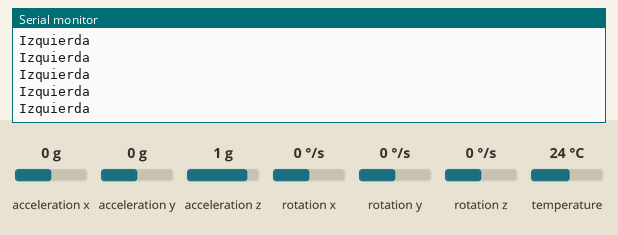
Simulated run of this program. Board: Arduino Uno, built with avr-gcc and run on an emulated ATmega328P. Shown: the last lines printed to the serial monitor. Inputs (shaded band) come from the test bench; at power-on: acceleration x 0 g, acceleration y 0 g, acceleration z 1 g, rotation x 0 °/s, rotation y 0 °/s, rotation z 0 °/s, temperature 24 °C.

Above: at 1.2 s.
1.3 s: acceleration x set to -1.4 g
At 1.33 s:
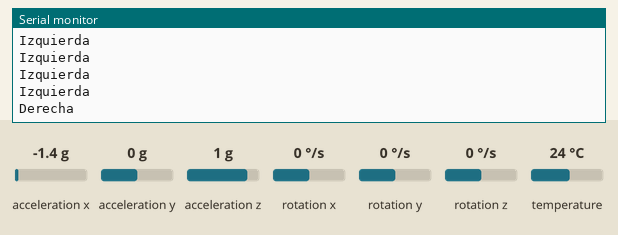
3.2 s: acceleration y set to 0.8 g
At 3.24 s:
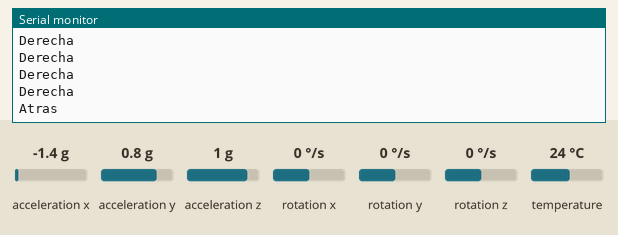

The program:

main.cpp
```cpp
#include <Arduino.h>
#include <wire.h>
#include <Adafruit_MPU6050.h>
#include <Adafruit_Sensor.h>

Adafruit_MPU6050 mpu;

int pitch=0, roll=0;
unsigned long past_time=0;

//Redes neuronales
const int node = 2, input = 2, outputs = 2;
float P[input][1];
float W1[node][input]={{1.77857983967752,2.35169321591261},{1.37062709976213,0.502695879457117}};    //|2  3|
                                                        //|1  2|
float b1[node][1]={{-0.00630937725497233},{-0.265130504804829}};//|2|
                            //|1|
float a1[node][1];
float W2[outputs][node]={{1.22957802808026,-2.02696434785660},{-0.262541319542139,2.25493190021567}};    //|2  3|
                                                        //|1  2|
float a2[outputs][1];
float b2[node][1]={{-0.361695922227333},{0.382649549836938}};//|2|
                            //|1|
float aux = 0;
int maxvalue = 1023, minvalue = 0;

float tansig(float n){
  float a = exp(n);
  float b = exp(-n);
  return (a-b)/(a+b);
}

float dataNormalized(int inputData, int minData, int maxData)
{
  float valueNorm;
  valueNorm = 2.0*(inputData-minData)/(maxData-minData)-1.0;
  return valueNorm;
}

void setup() {
  Serial.begin(9600);
  while (!Serial) delay(10); // Wait for serial monitor

  if (!mpu.begin()) {
    Serial.println("Failed to find MPU6050 chip");
    while (1) {
      delay(10);
    }
  }

  mpu.setAccelerometerRange(MPU6050_RANGE_2_G); // ±2G range
  Serial.println("MPU6050 Ready!");
}

void loop() {
                          // primera capa de entrada
  sensors_event_t a, g, temp;
  mpu.getEvent(&a, &g, &temp); // Get all sensor events
  // Calculate pitch and roll (in degrees) from accelerometer
  float pitch = atan2(-a.acceleration.x, sqrt(a.acceleration.y * a.acceleration.y + a.acceleration.z * a.acceleration.z)) * 180 / PI;
  float roll = atan2(a.acceleration.y, a.acceleration.z) * 180 / PI;
  pitch=map(pitch,-180,180,0,1023);
  roll=map(roll,-180,180,0,1023);
  P[0][0]=dataNormalized((float) pitch,minvalue,maxvalue);
  P[1][0]=dataNormalized((float) roll,minvalue,maxvalue);

  //Segunda capa
  for(int i=0; i<node; i++){
    aux = 0;
    for(int j=0; j<input; j++){
      aux=aux+W1[i][j]*P[j][0];
    }
    a1[i][0]=tansig(aux+b1[i][0]);
  }

  //tercera capa
  for(int i = 0 ; i<outputs; i++){
    aux= 0.0;
    for(int j = 0 ; j<node; j++){
      aux = aux+W2[i][j]*a1[j][0];
    }
    a2[i][0]=tansig(aux+b2[i][0]);
  }

  if (a2[0][0]<=0 && a2[1][0]<=0){
    Serial.println("Adelante");
  }
  else if (a2[0][0]<=0 && a2[1][0]>0){
    Serial.println("Derecha");
  }
    else if (a2[0][0]>0 && a2[1][0]<=0){
    Serial.println("Izquierda");
  }
    else {
    Serial.println("Atras");
  }
delay(50);
}
```

Measured:
- after the input at 1.3 s, the serial monitor: prints a new line at once (image 1)
- after the input at 3.2 s, the serial monitor: prints a new line at once (image 2)
